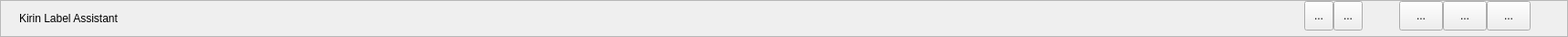
     <widget class="FrameHeader" name="frameHeader">
      <property name="sizePolicy">
       <sizepolicy hsizetype="Preferred" vsizetype="Fixed">
        <horstretch>0</horstretch>
        <verstretch>0</verstretch>
       </sizepolicy>
      </property>
      <property name="minimumSize">
       <size>
        <width>0</width>
        <height>40</height>
       </size>
      </property>
      <property name="maximumSize">
       <size>
        <width>16777215</width>
        <height>40</height>
       </size>
      </property>
      <property name="frameShape">
       <enum>QFrame::StyledPanel</enum>
      </property>
      <property name="frameShadow">
       <enum>QFrame::Raised</enum>
      </property>
      <property name="lineWidth">
       <number>0</number>
      </property>
      <layout class="QHBoxLayout" name="horizontalLayout_4">
       <property name="leftMargin">
        <number>20</number>
       </property>
       <property name="topMargin">
        <number>0</number>
       </property>
       <property name="rightMargin">
        <number>40</number>
       </property>
       <property name="bottomMargin">
        <number>0</number>
       </property>
       <item>
        <widget class="QLabel" name="labelHeader">
         <property name="text">
          <string>Kirin Label Assistant</string>
         </property>
        </widget>
       </item>
       <item>
        <spacer name="frameSpacer">
         <property name="orientation">
          <enum>Qt::Horizontal</enum>
         </property>
         <property name="sizeHint" stdset="0">
          <size>
           <width>1293</width>
           <height>32</height>
          </size>
         </property>
        </spacer>
       </item>
       <item>
        <layout class="QVBoxLayout" name="layoutHeader">
         <property name="spacing">
          <number>0</number>
         </property>
         <item>
          <layout class="QHBoxLayout" name="layoutHeaderButton">
           <property name="spacing">
            <number>0</number>
           </property>
           <item>
            <widget class="QToolButton" name="buttonChangeTheme">
             <property name="minimumSize">
              <size>
               <width>32</width>
               <height>32</height>
              </size>
             </property>
             <property name="toolTip">
              <string>Theme</string>
             </property>
             <property name="statusTip">
              <string>Change different window theme</string>
             </property>
             <property name="whatsThis">
              <string notr="true">Theme change</string>
             </property>
             <property name="text">
              <string notr="true">...</string>
             </property>
             <property name="icon">
              <iconset>
               <selectedoff>:/icons/icons/ic_palette_white_24dp.png</selectedoff>
              </iconset>
             </property>
            </widget>
           </item>
           <item>
            <widget class="QToolButton" name="buttonAbout">
             <property name="minimumSize">
              <size>
               <width>32</width>
               <height>32</height>
              </size>
             </property>
             <property name="toolTip">
              <string>About</string>
             </property>
             <property name="statusTip">
              <string>About Kirin Label Assistant</string>
             </property>
             <property name="whatsThis">
              <string notr="true">About</string>
             </property>
             <property name="text">
              <string notr="true">...</string>
             </property>
             <property name="icon">
              <iconset>
               <selectedoff>:/icons/icons/ic_info_outline_white_24dp.png</selectedoff>
              </iconset>
             </property>
            </widget>
           </item>
           <item>
            <spacer name="headerSpacer">
             <property name="orientation">
              <enum>Qt::Horizontal</enum>
             </property>
             <property name="sizeType">
              <enum>QSizePolicy::Minimum</enum>
             </property>
             <property name="sizeHint" stdset="0">
              <size>
               <width>40</width>
               <height>0</height>
              </size>
             </property>
            </spacer>
           </item>
           <item>
            <widget class="QToolButton" name="buttonMinimum">
             <property name="minimumSize">
              <size>
               <width>48</width>
               <height>32</height>
              </size>
             </property>
             <property name="toolTip">
              <string>Minimized</string>
             </property>
             <property name="statusTip">
              <string>Minimized the window</string>
             </property>
             <property name="whatsThis">
              <string notr="true">Minimized</string>
             </property>
             <property name="text">
              <string notr="true">...</string>
             </property>
             <property name="icon">
              <iconset resource="../resource/kirinresource.qrc">
               <normaloff>:/icons/icons/ic_remove_white_24dp.png</normaloff>:/icons/icons/ic_remove_white_24dp.png</iconset>
             </property>
             <property name="iconSize">
              <size>
               <width>24</width>
               <height>24</height>
              </size>
             </property>
            </widget>
           </item>
           <item>
            <widget class="QToolButton" name="buttonSizeContorol">
             <property name="minimumSize">
              <size>
               <width>48</width>
               <height>32</height>
              </size>
             </property>
             <property name="toolTip">
              <string>Size Change</string>
             </property>
             <property name="statusTip">
              <string>Maximized or normal window</string>
             </property>
             <property name="whatsThis">
              <string notr="true">Size Change</string>
             </property>
             <property name="text">
              <string notr="true">...</string>
             </property>
             <property name="icon">
              <iconset resource="../resource/kirinresource.qrc">
               <normaloff>:/icons/icons/ic_crop_square_white_24dp.png</normaloff>:/icons/icons/ic_crop_square_white_24dp.png</iconset>
             </property>
             <property name="iconSize">
              <size>
               <width>24</width>
               <height>24</height>
              </size>
             </property>
             <property name="checkable">
              <bool>true</bool>
             </property>
             <property name="checked">
              <bool>false</bool>
             </property>
            </widget>
           </item>
           <item>
            <widget class="QToolButton" name="buttonExit">
             <property name="minimumSize">
              <size>
               <width>48</width>
               <height>32</height>
              </size>
             </property>
             <property name="toolTip">
              <string>Exit(Ctrl+Q)</string>
             </property>
             <property name="statusTip">
              <string>Close the window</string>
             </property>
             <property name="whatsThis">
              <string notr="true">Exit</string>
             </property>
             <property name="text">
              <string notr="true">...</string>
             </property>
             <property name="icon">
              <iconset resource="../resource/kirinresource.qrc">
               <normaloff>:/icons/icons/ic_close_white_24dp.png</normaloff>:/icons/icons/ic_close_white_24dp.png</iconset>
             </property>
             <property name="iconSize">
              <size>
               <width>24</width>
               <height>24</height>
              </size>
             </property>
            </widget>
           </item>
          </layout>
         </item>
         <item>
          <spacer name="headerlSpacer">
           <property name="orientation">
            <enum>Qt::Vertical</enum>
           </property>
           <property name="sizeType">
            <enum>QSizePolicy::Minimum</enum>
           </property>
           <property name="sizeHint" stdset="0">
            <size>
             <width>20</width>
             <height>8</height>
            </size>
           </property>
          </spacer>
         </item>
        </layout>
       </item>
      </layout>
     </widget>
